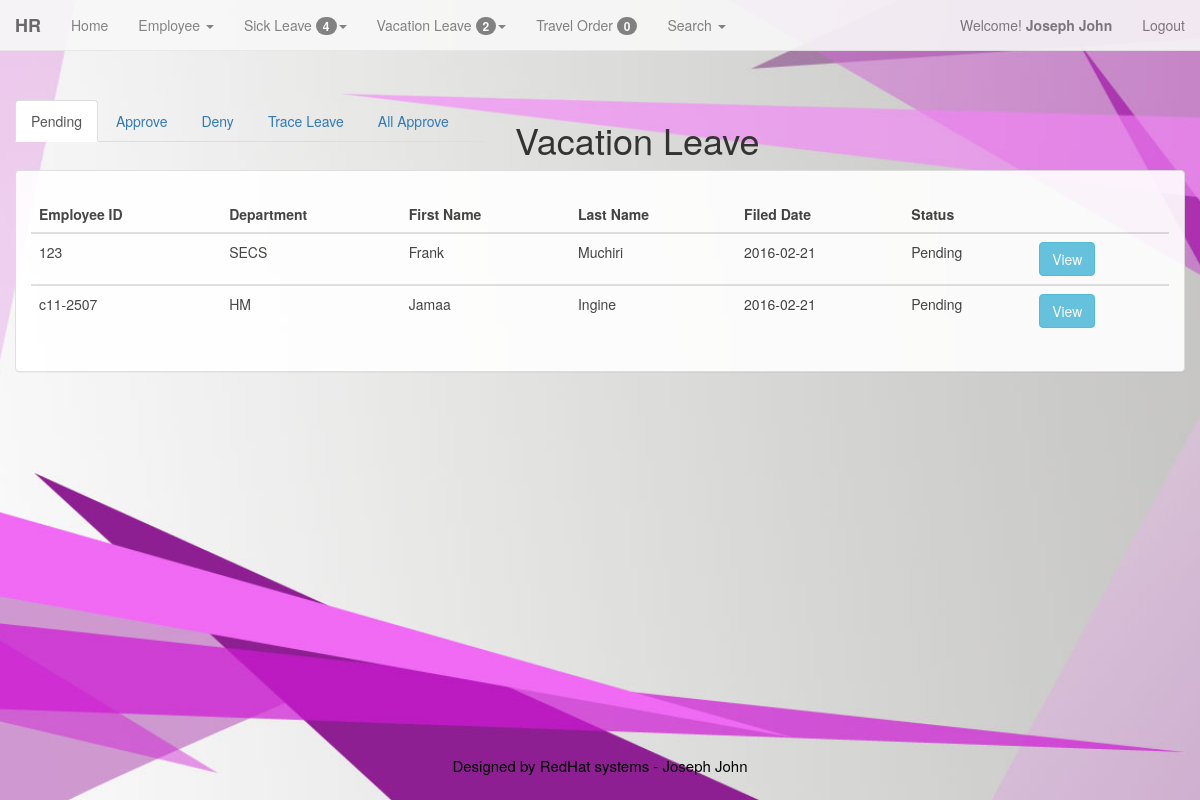
The page /admin/vl_pending.php (signed in) on the database its author committed.
### tables this page shows
CREATE TABLE IF NOT EXISTS `members` (
  `id` int(11) NOT NULL AUTO_INCREMENT,
  `username` varchar(200) NOT NULL,
  `password` varchar(200) NOT NULL,
  `FirstName` varchar(200) NOT NULL,
  `LastName` varchar(200) NOT NULL,
  `LEVEL` int(1) NOT NULL,
  PRIMARY KEY (`id`)
);

CREATE TABLE IF NOT EXISTS `employee` (
  `emp_id` int(100) NOT NULL AUTO_INCREMENT,
  `id_emp` varchar(128) NOT NULL,
  `emp_fname` varchar(128) NOT NULL,
  `emp_lname` varchar(128) NOT NULL,
  `emp_mname` varchar(128) NOT NULL,
  `emp_bday` varchar(128) NOT NULL,
  `emp_age` int(11) NOT NULL,
  `emp_gen` varchar(128) NOT NULL,
  `emp_add` varchar(128) NOT NULL,
  `emp_stat` varchar(128) NOT NULL,
  `emp_cont` varchar(11) NOT NULL,
  `sss` int(10) NOT NULL,
  `pagibig` int(12) NOT NULL,
  `philhealth` int(12) NOT NULL,
  `tin` varchar(13) NOT NULL,
  `email` varchar(128) NOT NULL,
  `emp_pos` varchar(128) NOT NULL,
  `id_pos` int(11) NOT NULL,
  `id_dept` int(11) NOT NULL,
  `addedby` varchar(128) NOT NULL,
  `emp_date` date NOT NULL,
  `stat` int(2) NOT NULL,
  PRIMARY KEY (`emp_id`)
);

CREATE TABLE IF NOT EXISTS `department` (
  `id_dept` int(11) NOT NULL,
  `depart_name` varchar(128) NOT NULL,
  `emp_id` varchar(11) NOT NULL,
  PRIMARY KEY (`id_dept`)
);

CREATE TABLE IF NOT EXISTS `vacation_log` (
  `v_id` int(11) NOT NULL AUTO_INCREMENT,
  `emp_id` int(11) NOT NULL,
  `vdate` date NOT NULL,
  `leavetype` varchar(128) NOT NULL,
  `sdate` date NOT NULL,
  `eddate` date NOT NULL,
  `nodays` int(11) NOT NULL,
  `hr_approve` int(11) NOT NULL,
  `prog_head` int(11) NOT NULL,
  `vp_operation` int(11) NOT NULL,
  `exe_vp` int(11) NOT NULL,
  `vl_stat` int(2) NOT NULL,
  PRIMARY KEY (`v_id`)
);

CREATE TABLE IF NOT EXISTS `approve_hr` (
  `hr_approve` int(11) NOT NULL,
  `name_stat` varchar(128) NOT NULL,
  PRIMARY KEY (`hr_approve`)
);

### admin/vl_pending.php (the view, shortened to what this page needs)
<?php
	include ('menu.php');
?>
		<div class="container-fluid">
				<div class = "row" style = "margin-top:50px">
					<div class = "col-md-5">
						<ul class="nav nav-tabs">
						  <li role="presentation" class="active"><a href="vl_pending.php">Pending</a></li>
						  <li role="presentation"><a href="vl_approval_approve.php">Approve</a></li>
						  <li role="presentation"><a href="vl_approval_deny.php">Deny</a></li>
						  <li role="presentation"><a href="vl_leave_track.php">Trace Leave</a></li>
						   <li role="presentation"><a href="vl_all_approve.php">All Approve</a></li>
						</ul>
					</div>
					<div class = "col-md-3">
						<h1>Vacation Leave</h1>
					</div>
				</div>
<div class="container-fluid">
	<div class = "row">
		<div class="panel panel-default">
			<div class="panel-body">
				<div class="table-responsive">
					<?php
						$sql = "SELECT * FROM employee, vacation_log, department, approve_hr
									WHERE employee.emp_id = vacation_log.emp_id
									AND employee.id_dept = department.id_dept
									AND approve_hr.hr_approve = vacation_log.hr_approve
									AND approve_hr.hr_approve = '1'
									AND employee.stat = '1' AND vl_stat='0'";
						$qry=mysql_query($sql);
					?>
						<table class='table table-hover' style='margin-top:10px;'>
									<thead>
										<tr>
											<th>Employee ID</th>
											<th>Department</th>
											<th>First Name</th>
											<th>Last Name</th>
											<th>Filed Date</th>
											<th>Status</th>
											<th></th>
										</tr>
									</thead>
					<?php
						while($rec=mysql_fetch_array($qry))
						{
					?>
					<tbody>
						<tr>
								<td>
									<?php echo $rec['id_emp']; ?>
								</td>
								<td>
									<?php echo $rec['depart_name']; ?>
								</td>
								<td>
									<?php echo $rec['emp_fname']; ?>
								</td>
								<td>
									<?php echo $rec['emp_lname']; ?>
								</td>
								<td>
									<?php echo $rec['vdate']; ?>
								</td>
								<td>
									<?php echo $rec['name_stat']; ?>
								</td>
								<td>
								<a href='vl_approval.php?id=<?php echo $rec['v_id'];?>'><input type='button' value='View' data-toggle="tooltip" data-placement="top" title="View to Approve" class='btn btn-info'/></a>
								</td>
							</tr>
					</tbody>
				<?php
					}
					echo"</table>";
				?>
				</div>
			</div>
		</div>
	</div>
</div>
	</div>
	<?php include('footer.php');?>

### admin/menu.php (shortened to what this page needs)
<!DOCTYPE html>
<html lang="en">
  <head>
	<link href="../bootstrap/css/bootstrap.min.css" rel="stylesheet">
  </head>
<body>
<div class="container-fluid">
	<?php
		$id=$_SESSION['id'];
		$result=mysql_query("select * from members where id=$id")or die(mysql_error);
		$row=mysql_fetch_array($result);
		$FirstName=$row['FirstName'];
		$LastName=$row['LastName'];
	?>
					<?php
						$welcome_view = "SELECT * FROM leaves, approve_hr where leaves.hr_approve = approve_hr.hr_approve AND approve_hr.hr_approve = '1'";
						$welcome_viewed = mysql_query($welcome_view);
						$num_rows = mysql_num_rows($welcome_viewed);
					?>
					<?php
						$welcome_view = "SELECT * FROM vacation_log, approve_hr where vacation_log.hr_approve = approve_hr.hr_approve AND approve_hr.hr_approve = '1'";
						$welcome_viewed = mysql_query($welcome_view);
						$num_rows2 = mysql_num_rows($welcome_viewed);
					?>
					<?php
						$welcome_view = "SELECT * FROM travel_ordr where travel_ordr.acctant = '1'";
						$welcome_viewed = mysql_query($welcome_view);
						$num_rows1 = mysql_num_rows($welcome_viewed);
					?>
				<nav class="navbar navbar-default navbar-fixed-top" role="navigation">
				  <div class="container-fluid">
					<div class="navbar-header">
					  <strong><a class="navbar-brand" href="#">HR</a></strong>
					</div>
					<div class="collapse navbar-collapse" id="bs-example-navbar-collapse-1">
					<ul class="nav navbar-nav">
						<li><a href="admin.php?id=<?php echo $row['id'];?>">Home</a></li>
						<li class="dropdown">
							<a href="#" class="dropdown-toggle" data-toggle="dropdown"> Employee <span class="caret"></span></a>
						</li>
						<li class="dropdown">
							<a href="#" class="dropdown-toggle" data-toggle="dropdown"> Sick Leave <span class="badge"> <?php echo $num_rows ?></span><span class="caret"></span></a>
						</li>
						<li class="dropdown">
							<a href="#" class="dropdown-toggle" data-toggle="dropdown"> Vacation Leave <span class="badge"> <?php echo $num_rows2 ?></span><span class="caret"></span></a>
						</li>
						<li><a href="to_view.php?id=<?php echo $row['id'];?>">Travel Order <span class="badge"> <?php echo $num_rows1 ?></span></a></li>
						<li class="dropdown">
							<a href="#" class="dropdown-toggle" data-toggle="dropdown"> Search <span class="caret"></span></a>
						</li>
					</ul>
					<ul class="nav navbar-nav navbar-right">
						<p class="navbar-text">Welcome! <strong><?php echo " ".$FirstName."&nbsp".$LastName." "; ?></strong></p>
							<li><p class="navbar-text"><a href="logout.php" class="navbar-link" title="Log Out">Logout</a></p></li>
					</ul>
					</div>
				  </div>
				</nav>
	</div>
  </body>
</html>

### admin/menu.php (style rules this page uses)
body { margin-top: 50px; margin-bottom: 50px; background: url('../background2.jpg') no-repeat center center fixed; -webkit-background-size: cover; -moz-background-size: cover; -o-background-size: cover; background-size: cover; }
.navbar-default { opacity: .9; }
.panel-default { opacity: .9; }

### rows shown on the page
members: FirstName "Joseph", LastName "John"
employee: id_emp "123", id_dept.depart_name "SECS", emp_fname "Frank", emp_lname "Muchiri", vacation_log.vdate "2016-02-21", approve_hr.name_stat "Pending"
employee: id_emp "c11-2507", id_dept.depart_name "HM", emp_fname "Jamaa", emp_lname "Ingine", vacation_log.vdate "2016-02-21", approve_hr.name_stat "Pending"

### other values the page prints
$num_rows "4"
$num_rows2 "2"
$num_rows1 "0"
